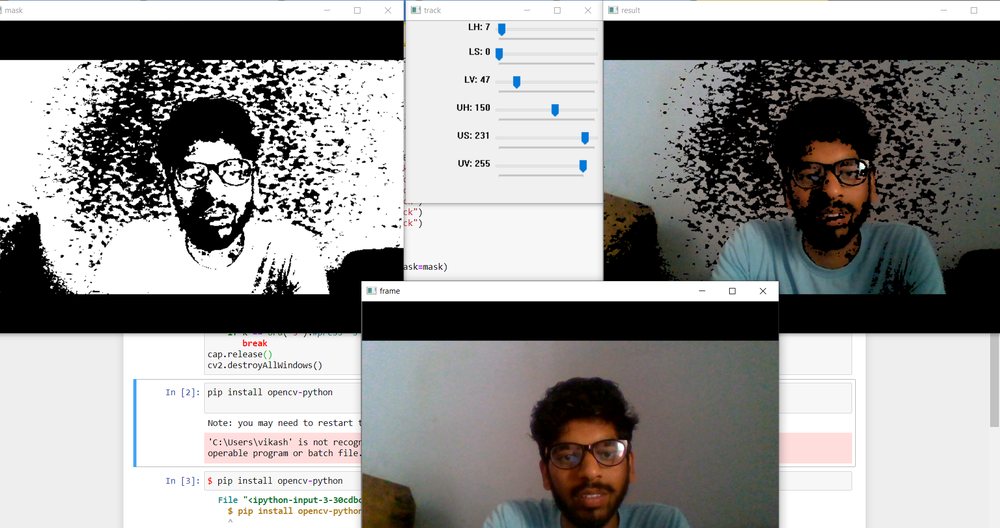
#> input picture filter trackbar.png, 1000 x 528 px, shrunk from 1920 x 1014 before the run, given in place of the camera
$ python 'Filter tracckbar.py'
#> lines starting #> are read from the running program, lines starting #| are printed output that depends on the picture; after the words box and inside, x2 and y2 are one past the last pixel; in counts of white or black regions, pixels touching at a corner belong together
import cv2
import numpy as np
def nothing(x):
    pass
#here cap is use for capture video.
cap = cv2.VideoCapture(0);
cv2.namedWindow("track")
cv2.createTrackbar("LH","track",0,255,nothing)
#> slider 'LH' is set to 51
cv2.createTrackbar("LS","track",0,255,nothing)
#> slider 'LS' is set to 51
cv2.createTrackbar("LV","track",0,255,nothing)
#> slider 'LV' is set to 51
cv2.createTrackbar("UH","track",255,255,nothing)
cv2.createTrackbar("US","track",255,255,nothing)
cv2.createTrackbar("UV","track",255,255,nothing)
while True:
    _,frame = cap.read()
#> frame is the input picture: shape (528, 1000, 3); mean B, G, R 144.4, 145.5, 146.4
    hsv = cv2.cvtColor(frame,cv2.COLOR_BGR2HSV)
#> hsv: shape (528, 1000, 3); mean H, S, V 17.7, 17.8, 148.6
    l_h = cv2.getTrackbarPos("LH","track")
    l_s = cv2.getTrackbarPos("LS", "track")
    l_v = cv2.getTrackbarPos("LV", "track")
    u_h = cv2.getTrackbarPos("UH", "track")
    u_s = cv2.getTrackbarPos("US", "track")
    u_v = cv2.getTrackbarPos("UV", "track")
    l_b = np.array([l_h,l_s,l_v])
    u_b = np.array([u_h,u_s,u_v])
    mask = cv2.inRange(hsv,l_b,u_b)
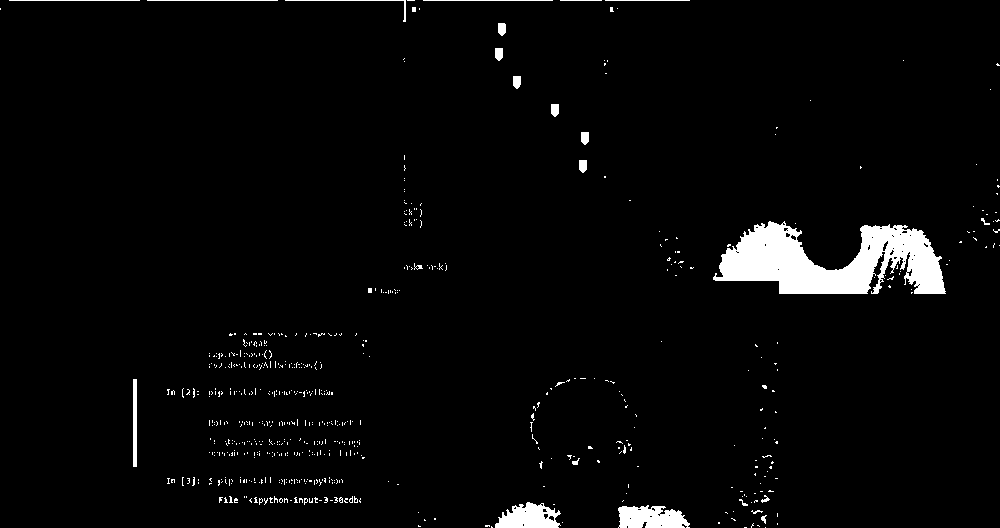
#> mask: shape (528, 1000); 3.1% white; 653 white regions (628 under 20 px), largest, box (x1, y1, x2, y2) and area: (713, 221, 946, 294) 9885, (618, 505, 690, 528) 1281, (495, 502, 561, 528) 1168
    res = cv2.bitwise_and(frame,frame,mask=mask)
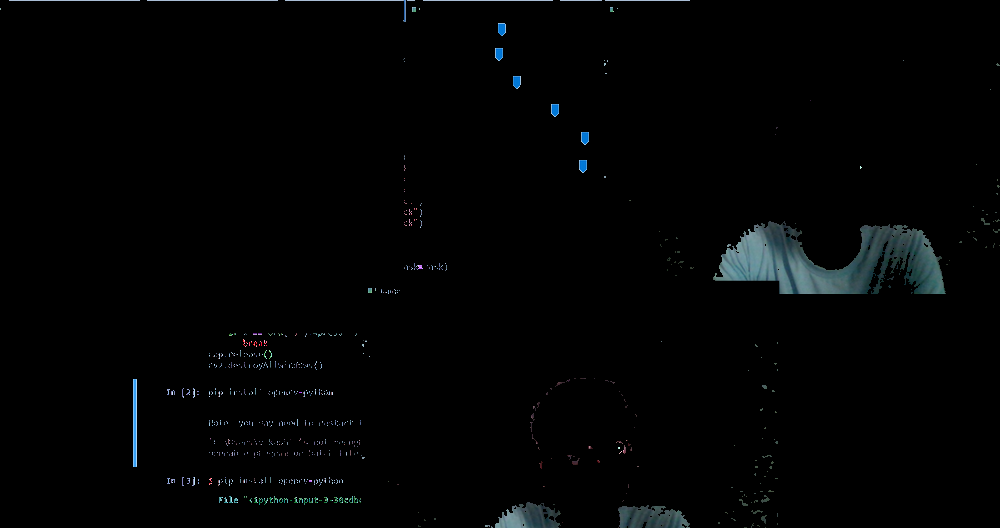
#> res: shape (528, 1000, 3); mean B, G, R 3.6, 3.3, 2.4
    cv2.imshow("frame",frame)
    cv2.imshow("mask",mask)
    cv2.imshow("result",res)
    #waitKey to hold screen
    k = cv2.waitKey(1)
#> (key Esc is pressed here)
    if k == ord('s'):#press "s" to exit window
       break
cap.release()
cv2.destroyAllWindows()
